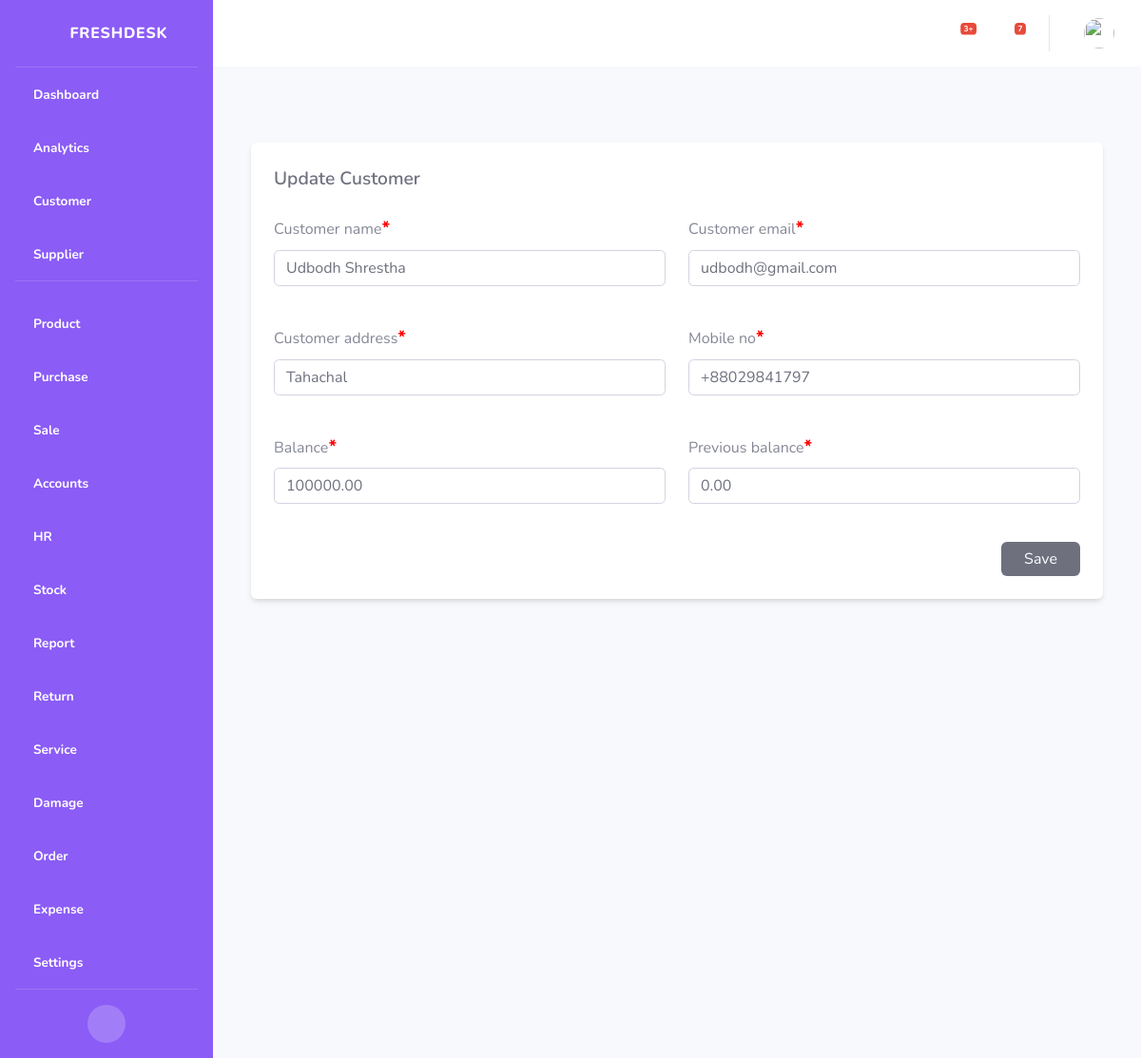
Screenshot of /customers/update/1/ (signed in) with the database file from the repository.
### customers/models.py (models this page shows, shortened)
class Customer(Timestamp):
    customer_name = models.CharField(db_index=True, max_length=200)
    customer_email = models.EmailField()
    GENDER_SELECT = (
        ("Male", "Male"),
        ("Female", "Female"),
        ("Other", "Other"),
    )
    gender = models.CharField(max_length=200, choices=GENDER_SELECT)
    customer_address = models.CharField(max_length=200)
    mobile_no = PhoneNumberField(default="+8801")
    city = CountryField(default="BD")
    balance = models.DecimalField(max_digits=10, decimal_places=2, default=0)
    previous_balance = models.DecimalField(max_digits=10, decimal_places=2, default=0)
    class Meta:
        indexes = [
            models.Index(fields=['customer_name']),
        ]
        verbose_name = _('Customer')
        verbose_name_plural = _('Customers')

### customers/views/update_customer_views.py (the view)
# urls.py: path('update/<int:pk>/', views.UpdateCustomer.as_view()),
class UpdateCustomer(UpdateView):
    model = Customer
    fields = ['customer_name', 'customer_email', 'customer_address', 'mobile_no', 'balance', 'previous_balance']
    template_name = 'customers/customer_form.html'
    success_url = reverse_lazy('customer_list')
    def get_object(self, queryset=None):
        obj = super().get_object()
        if obj.user != self.request.user:
            raise PermissionDenied("You are not allowed to edit this customer.")
        return obj

### customers/context_processors.py (called while the page is built)
def customer_created_at_january(default=0):
    return {'created_at_january': Customer.objects.filter(created_at__month=1).count() or default}

def customer_created_at_february(default=0):
    return {'created_at_february': Customer.objects.filter(created_at__month=2).count() or default}

def customer_created_at_march(default=0):
    return {'created_at_march': Customer.objects.filter(created_at__month=3).count() or default}

def customer_created_at_april(default=0):
    return {'created_at_april': Customer.objects.filter(created_at__month=4).count() or default}

def customer_created_at_may(default=0):
    return {'created_at_may': Customer.objects.filter(created_at__month=5).count() or default}

def customer_created_at_june(default=0):
    return {'created_at_june': Customer.objects.filter(created_at__month=6).count() or default}

def customer_created_at_july(default=0):
    return {'created_at_july': Customer.objects.filter(created_at__month=7).count() or default}

def customer_created_at_august(default=0):
    return {'created_at_august': Customer.objects.filter(created_at__month=8).count() or default}

def customer_created_at_september(default=0):
    return {'created_at_september': Customer.objects.filter(created_at__month=9).count() or default}

def customer_created_at_october(default=0):
    return {'created_at_october': Customer.objects.filter(created_at__month=10).count() or default}

def customer_created_at_november(default=0):
    return {'created_at_november': Customer.objects.filter(created_at__month=11).count() or default}

def customer_created_at_december(default=0):
    return {'created_at_december': Customer.objects.filter(created_at__month=12).count() or default}

### expense/context_processors.py (called while the page is built)
def get_total_expsense(default=0.00):
    total_expsense = Expense.objects.aggregate(Sum('amount'))['amount__sum'] or default
    return {'total_expsense': total_expsense}

def get_total_expsense_by_month(default=0.00):
    expsense_by_month = Expense.objects.filter(date__month=current.month, date__year=current.year).aggregate(Sum('amount'))['amount__sum'] or default
    return {'total_expsense_by_month': expsense_by_month}

def get_total_expsense_by_year(default=0.00):
    expsense_by_year = Expense.objects.filter(date__year=current.year).aggregate(Sum('amount'))['amount__sum'] or default
    return {'total_expsense_by_year': expsense_by_year}

### customers/templates/customers/customer_form.html (shortened to what this page needs)
{% extends 'core/_base.html' %}
{% load crispy_forms_tags %}
{% block body %}
<section class="max-w-4xl p-6 mx-auto bg-white rounded-md shadow-md dark:bg-gray-800 mt-20">
    <h2 class="text-lg font-semibold text-gray-700 capitalize dark:text-white">Update Customer</h2>
    <form method="POST">
        <div class="grid grid-cols-1 gap-6 mt-4 sm:grid-cols-2">
            {{ form|crispy }}
        </div>
        <div class="flex justify-end mt-6">
            <button type="submit" class="px-6 py-2 leading-5 text-white transition-colors duration-200 transform bg-gray-700 rounded-md hover:bg-gray-600 focus:outline-none focus:bg-gray-600">Save</button>
        </div>
    </form>
</section>
{% endblock body %}

### static/css/asteriskStyle.css (style rules this page uses)
.asteriskField { color: red; font-size: 1.2em; font-weight: bold; }

### rows the page displays
Customer: customer_name "Udbodh Shrestha", customer_email "udbodh@gmail.com", customer_address "Tahachal", mobile_no "+88029841797", balance "100000.00", previous_balance "0.00"
